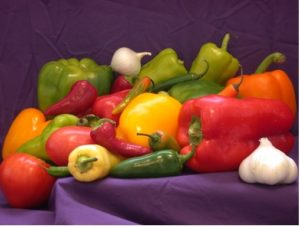
#> input picture imageprocessingpratice/hand.jpg, 300 x 227 px
$ python main.py
#> lines starting #> are read from the running program, lines starting #| are printed output that depends on the picture
import cv2
import numpy as np
from matplotlib import pyplot as plt
#renkli0cv2.imread("hand.jpg")
gri=cv2.imread("hand.jpg",0)
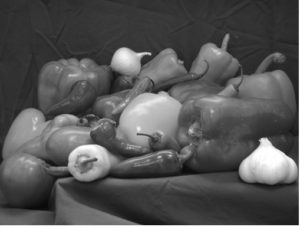
#> gri: shape (227, 300); min 8, max 255, mean 84.1
cv2.imshow("hand_original",gri)
cv2.waitKey()
# hist_color = cv2.calcHist([renkli], [2],None,[256],[0,256])#renkli görüntü histogram
# hesaplama(2.parametre kanallar)
hist_gray = cv2.calcHist([gri], [0],None,[256],[0,256])#gri görüntü histogram hesaplama
#> hist_gray = 256 values, max 2547 at index 49, min 0 at index 0, mean 266
# plt.figure(1)
# plt.plot(hist_color)
# plt.show()
plt.figure(2)
plt.plot(hist_gray)
plt.show()
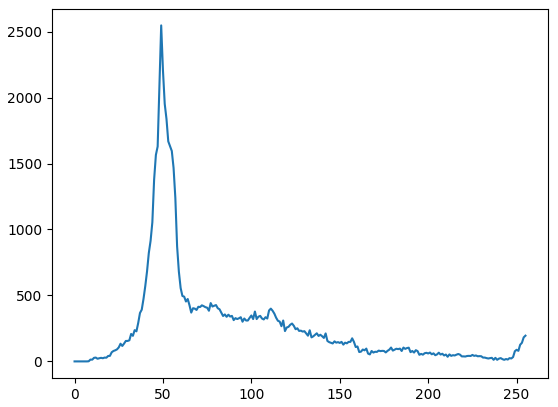
#> figure drawn by matplotlib, 1 panel; curve peaks at x = 49, y = 2547
# [9 lines of commented-out code are left out]

$ run again, with imageprocessingpratice/einstein.jpg copied over imageprocessingpratice/hand.jpg
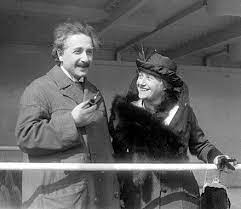
#> input picture imageprocessingpratice/einstein.jpg, 241 x 209 px
#> gri is the input picture: shape (209, 241); min 0, max 255, mean 95.5
#> hist_gray = 256 values, max 686 at index 68, min 17 at index 198, mean 196.8
#> `plt.show()`:
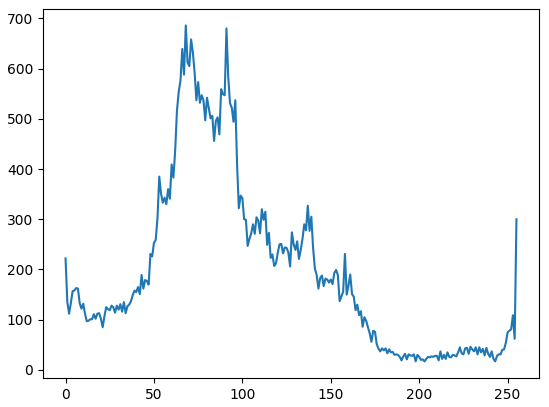
#> figure drawn by matplotlib, 1 panel; curve peaks at x = 68, y = 686
